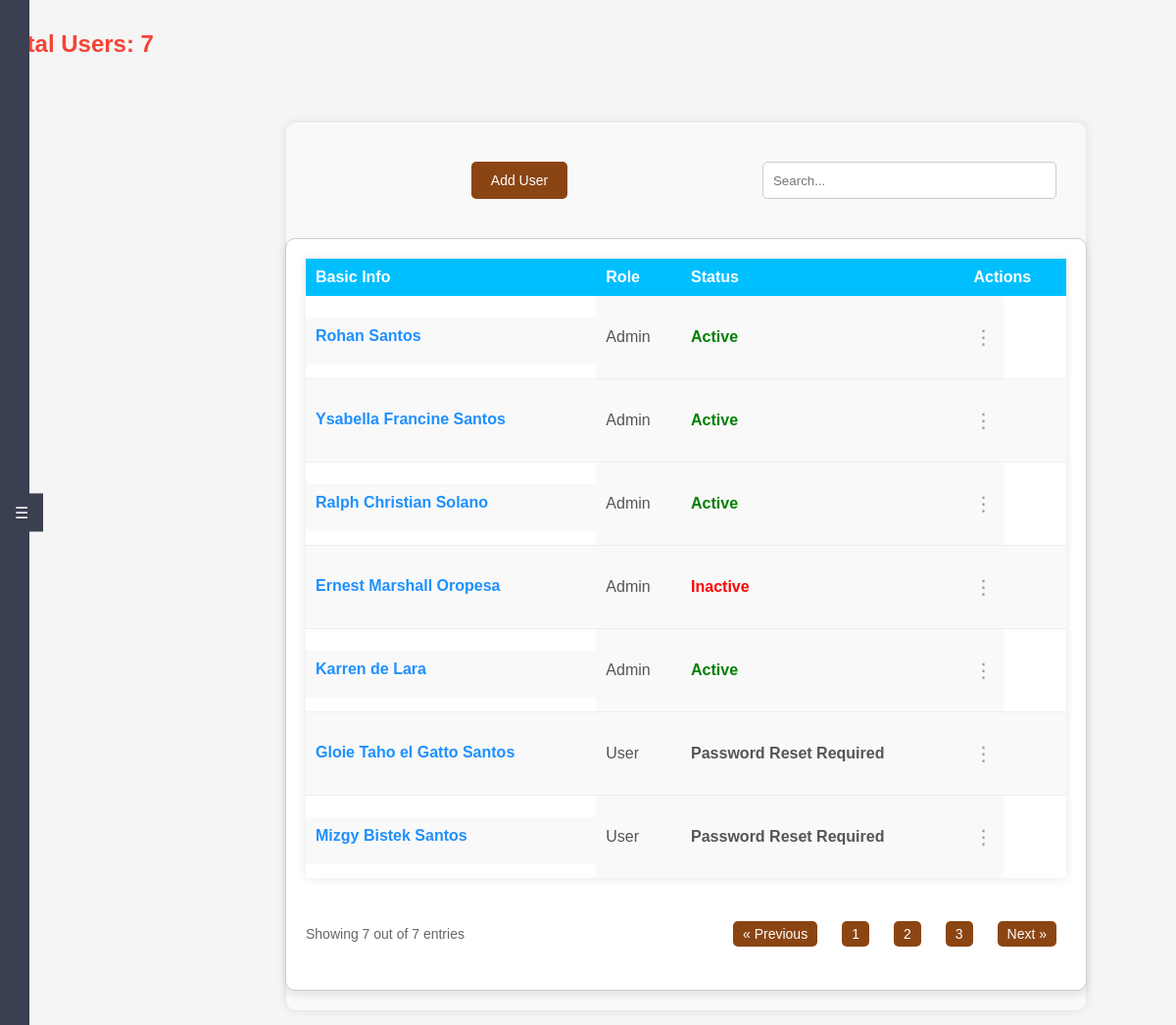
Before: /users (signed in) with the older database file.
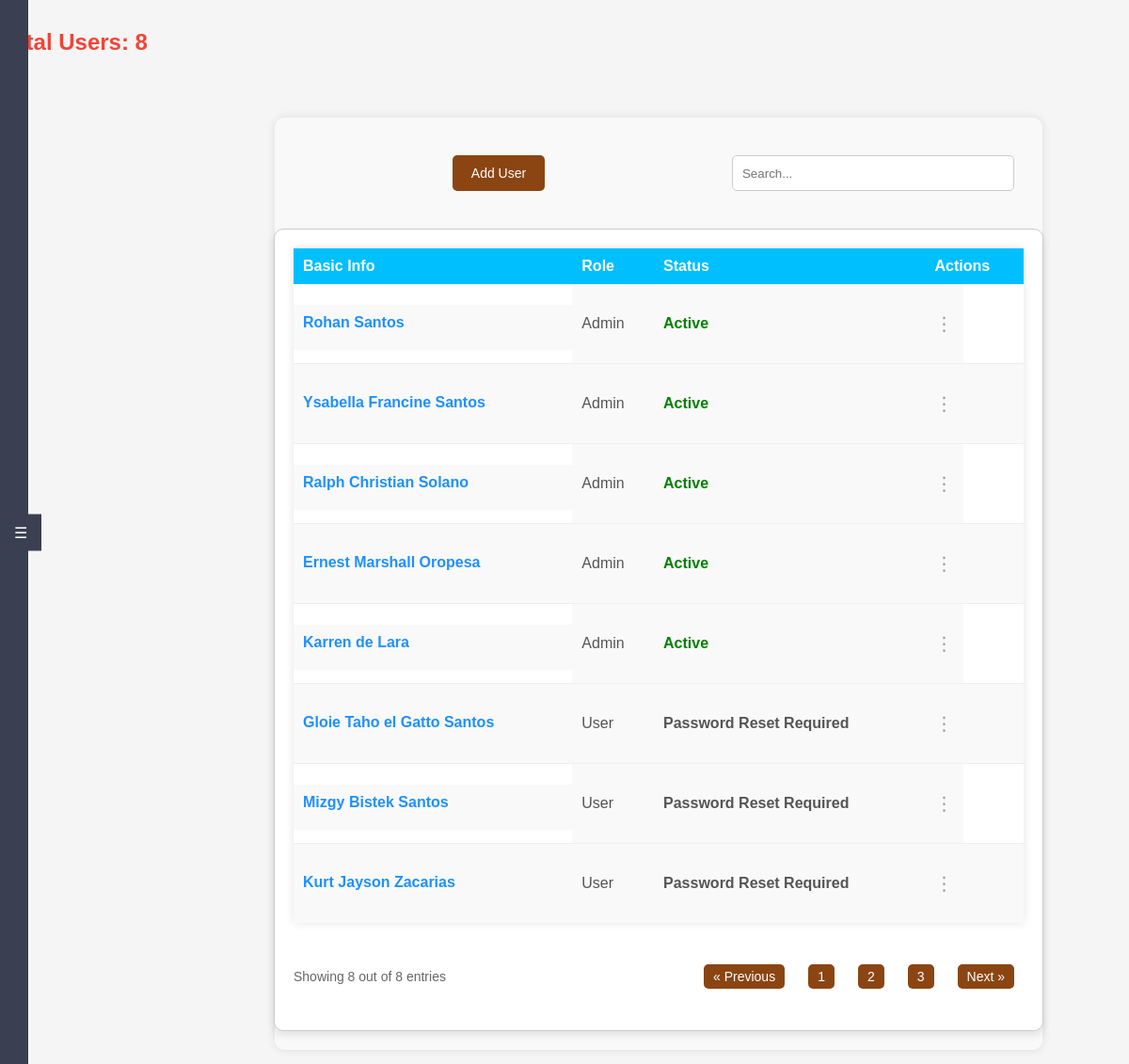
After: the same page with the newer database file.
### tables this page shows
CREATE TABLE "users" (
	"user_id"	INTEGER,
	"userstat_id"	INTEGER,
	"role_id"	INTEGER NOT NULL,
	"username"	TEXT NOT NULL,
	"first_name"	TEXT,
	"last_name"	TEXT,
	"middle_name"	TEXT,
	"email"	TEXT NOT NULL,
	"password_hash"	TEXT NOT NULL,
	"date_created"	DATE,
	"is_locked"	BOOLEAN DEFAULT 0,
	"failed_attempts"	INTEGER DEFAULT 0,
	PRIMARY KEY("user_id"),
	UNIQUE("email"),
	UNIQUE("username"),
	FOREIGN KEY("userstat_id") REFERENCES "userStatus"("userstat_id"),
	FOREIGN KEY("role_id") REFERENCES "Roles"("role_id")
);

CREATE TABLE "Roles" (
	"role_id"	INTEGER,
	"role_name"	TEXT NOT NULL,
	PRIMARY KEY("role_id" AUTOINCREMENT)
);

CREATE TABLE "userStatus" (
	"userstat_id"	INTEGER NOT NULL UNIQUE,
	"userStatus"	TEXT NOT NULL,
	PRIMARY KEY("userstat_id" AUTOINCREMENT)
);

### app.py (the view)
@app.route('/users')
@role_required([1])  # Only admin can access
def users():
    conn = get_db_connection()
    users = conn.execute('''
        SELECT u.user_id, u.first_name || " " || u.last_name AS name, u.date_created, r.role_name AS role, us.userStatus AS status
        FROM users u
        JOIN roles r ON u.role_id = r.role_id
        JOIN userStatus us ON u.userstat_id = us.userstat_id
    ''').fetchall()
    total_users = conn.execute('SELECT COUNT(*) as count FROM users').fetchone()['count']
    roles = conn.execute('SELECT role_id, role_name FROM roles').fetchall()
    statuses = conn.execute('SELECT userstat_id, userStatus FROM userStatus').fetchall()
    conn.close()
    return render_template('users.html', users=users, total_users=total_users, roles=roles, statuses=statuses)

### app.py (called while the page is built)
def role_required(roles):
    def decorator(f):
        @wraps(f)
        def decorated_function(*args, **kwargs):
            if 'role_id' not in session:
                flash('You need to be logged in to access this page.')
                return redirect(url_for('login'))
            user_role_id = session['role_id']
            if user_role_id not in roles:
                flash('You do not have permission to access this page.')
                return redirect(url_for('dashboard'))
            return f(*args, **kwargs)
        return decorated_function
    return decorator

def get_db_connection():
    conn = sqlite3.connect(app.config['DATABASE'], timeout=30)
    conn.execute('PRAGMA journal_mode=WAL')
    conn.row_factory = sqlite3.Row
    return conn

### templates/users.html (shortened to what this page needs)
<!DOCTYPE html>
<html lang="en">
<head>
    <link rel="stylesheet" href="{{ url_for('static', filename='styles.css') }}">
</head>
<body class="users-page">
    <body class="dashboard">
        <div class="sidebar-tab" id="sidebarTab">☰</div>
        <div id="sidebar" class="sidebar">
            <ul>
                <li><a href="{{ url_for('dashboard') }}">Dashboard</a></li>
                <li><a href="#">Profile</a></li>
                <li><a href="{{ url_for('users') }}">Users</a></li>
                <li><a href="{{ url_for('treatments') }}">Treatment</a></li>
                <li><a href="#">Maintenance</a></li>
                <li><a href="{{ url_for('inventory') }}">Inventory</a></li>
                <li><a href="{{ url_for('reports') }}">Reports</a></li>
                <li><a href="{{ url_for('payments') }}">Payments</a></li>
                <br>
                <br>
                <br>
                <br>
                <br>
                <br>
                <li><a href="{{ url_for('help') }}">Help</a></li>
                <li><a href="{{ url_for('about') }}">About</a></li>
                <li><a href="{{ url_for('logout') }}">Logout</a></li>
            </ul>
        </div>
    <header>
        <div class="header-left">
            <h1>Total Users: {{ total_users }}</h1>
        </div>
    </header>
    <div class="main-content">
        <div class="container">
            <div class="header-actions">
                <button class="add-user-btn" onclick="openModal()">Add User</button>
                <form class="search-form" action="{{ url_for('search') }}" method="get">
                    <input type="text" name="query" placeholder="Search...">
                </form>
            </div>
            <div class="table-container">
                <table class="user-table">
                    <thead>
                        <tr>
                            <th>Basic Info</th>
                            <th>Role</th>
                            <th>Status</th>
                            <th>Actions</th>
                        </tr>
                    </thead>
                    <tbody>
                        {% for user in users %}
                        <tr>
                            <td class="user-info">
                                <a href="#" class="name" onclick="viewUser({{ user.user_id }})">{{ user.name }}</a>
                            </td>
                            <td>{{ user.role }}</td>
                            <td class="status {% if user.status == 'Active' %}status-active{% elif user.status == 'Inactive' %}status-inactive{% elif user.status == 'Suspended' %}status-suspended{% elif user.status == 'Banned' %}status-banned{% elif user.status == 'Password Reset Required' %}status-password-reset{% elif user.status == 'Locked' %}status-locked{% endif %}">{{ user.status }}</td>
                            <td class="dropdown">
                                <button class="ellipsis-btn">⋮</button>
                            </td>
                        </tr>
                        {% endfor %}
                    </tbody>
                </table>
                <div class="pagination">
                    <div class="entries">
                        Showing {{ users|length }} out of {{ total_users }} entries
                    </div>
                    <ul class="page-numbers">
                        <li><a href="#">&laquo; Previous</a></li>
                        <li><a href="#">1</a></li>
                        <li><a href="#">2</a></li>
                        <li><a href="#">3</a></li>
                        <li><a href="#">Next &raquo;</a></li>
                    </ul>
                </div>
            </div>
        </div>
    </div>
</body>
</html>

Changed rows visible on the page:
changed users (number 4 of 8 on the later page): status "Inactive" → "Active"
added users: name "Kurt Jayson Zacarias", role "User", status "Password Reset Required"
Other visible differences:
{{ total_users }}: "7" → "8"
{{ users|length }}: "7" → "8"
